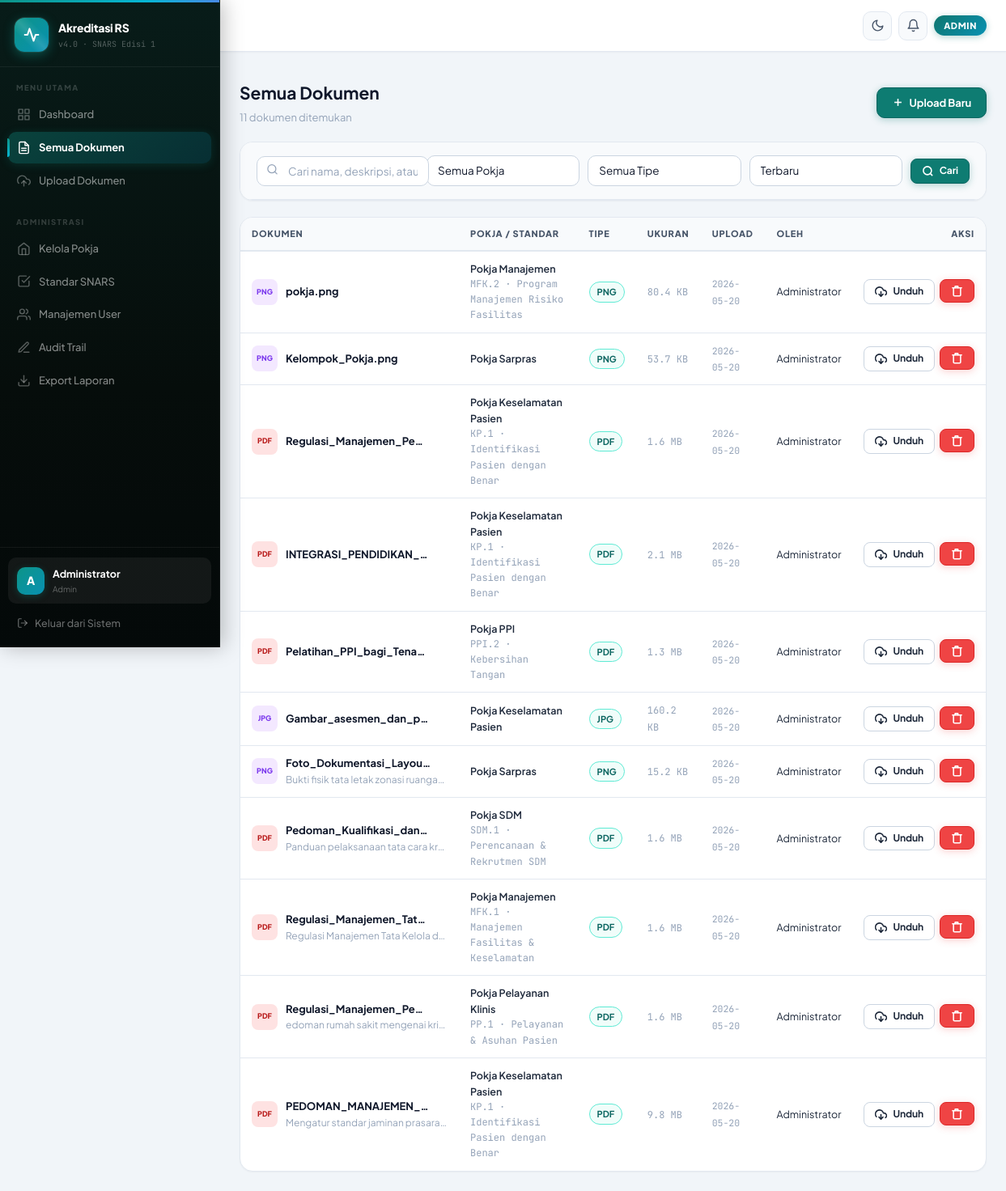
/dokumen (signed in), run on the app's committed database.
### tables this page shows
CREATE TABLE users(
            id INTEGER PRIMARY KEY AUTOINCREMENT,
            username TEXT UNIQUE NOT NULL,
            full_name TEXT NOT NULL,
            role TEXT NOT NULL,
            password_hash TEXT NOT NULL,
            active INTEGER NOT NULL DEFAULT 1,
            theme TEXT NOT NULL DEFAULT 'light',
            created_at TEXT NOT NULL);

CREATE TABLE files(
            id INTEGER PRIMARY KEY AUTOINCREMENT,
            original_name TEXT NOT NULL,
            stored_name TEXT NOT NULL,
            description TEXT DEFAULT '',
            tags TEXT DEFAULT '',
            pokja_id INTEGER NOT NULL REFERENCES pokja(id),
            standar_id INTEGER REFERENCES standar(id),
            uploaded_by INTEGER NOT NULL REFERENCES users(id),
            uploaded_at TEXT NOT NULL,
            file_size INTEGER DEFAULT 0,
            file_type TEXT DEFAULT '',
            file_hash TEXT DEFAULT '');

CREATE TABLE pokja(
            id INTEGER PRIMARY KEY AUTOINCREMENT,
            name TEXT UNIQUE NOT NULL,
            description TEXT DEFAULT '');

CREATE TABLE standar(
            id INTEGER PRIMARY KEY AUTOINCREMENT,
            kode TEXT UNIQUE NOT NULL,
            nama TEXT NOT NULL,
            pokja_id INTEGER REFERENCES pokja(id),
            target_dokumen INTEGER NOT NULL DEFAULT 1);

### app.py (the view, shortened to what this page needs)
    @app.route("/dokumen")
    @login_required
    def dokumen():
        search    = request.args.get("q", "").strip()
        sel_pokja = request.args.get("pokja_id", "all")
        sel_type  = request.args.get("file_type", "all")
        sort      = request.args.get("sort", "newest")
        page      = max(1, int(request.args.get("page", 1)))
        allowed_ids = _allowed_pokja(g.user["id"], g.user["role"], g.db)
        pokja_rows  = _pokja_user(g.db, allowed_ids, g.user["role"])
        params, where = [], []
        if sel_pokja != "all":
            where.append("f.pokja_id=?"); params.append(int(sel_pokja))
        if sel_type != "all":
            where.append("f.file_type=?"); params.append(sel_type.upper())
        if search:
            where.append("(f.original_name LIKE ? OR f.description LIKE ? OR f.tags LIKE ?)")
            like = f"%{search}%"; params.extend([like, like, like])
        wsql  = ("WHERE " + " AND ".join(where)) if where else ""
        order = {"newest": "f.uploaded_at DESC", "oldest": "f.uploaded_at ASC",
                 "name": "f.original_name ASC", "size": "f.file_size DESC"}.get(sort, "f.uploaded_at DESC")
        total_count = g.db.execute(f"SELECT COUNT(*) FROM files f {wsql}", tuple(params)).fetchone()[0]
        total_pages = max(1, math.ceil(total_count / PER_PAGE))
        page        = min(page, total_pages)
        offset      = (page - 1) * PER_PAGE
        files = g.db.execute(f"""
            SELECT f.id, f.original_name, f.description, f.tags, f.uploaded_at,
                   f.file_size, f.file_type, f.file_hash,
                   p.name AS pokja_name, p.id AS pokja_id,
                   u.full_name AS uploader_name,
                   s.kode AS standar_kode, s.nama AS standar_nama
            FROM files f
            INNER JOIN pokja p ON p.id=f.pokja_id
            INNER JOIN users u ON u.id=f.uploaded_by
            LEFT JOIN standar s ON s.id=f.standar_id
            {wsql} ORDER BY {order} LIMIT ? OFFSET ?
        """, tuple(params) + (PER_PAGE, offset)).fetchall()
        file_types = g.db.execute("SELECT DISTINCT file_type FROM files WHERE file_type!='' ORDER BY file_type").fetchall()
        return render_template("dokumen.html", files=files, pokja_rows=pokja_rows,
            file_types=file_types, search=search, selected_pokja=sel_pokja,
            selected_type=sel_type, sort=sort,
            page=page, total_pages=total_pages, total_count=total_count,
            csrf=_csrf())

### app.py (called while the page is built)
def get_db_connection():
    c = sqlite3.connect(DB_PATH)
    c.row_factory = sqlite3.Row
    c.execute("PRAGMA foreign_keys=ON")
    c.execute("PRAGMA journal_mode=WAL")
    return c

def get_current_user():
    uid = session.get("user_id")
    if not uid: return None
    db  = getattr(g, "db", None)
    if not db: return None
    row = db.execute(
        "SELECT id,username,full_name,role,active,theme FROM users WHERE id=?", (uid,)).fetchone()
    if not row or int(row["active"]) != 1:
        session.clear(); return None
    return row

def login_required(func):
    @wraps(func)
    def wrapper(*a, **kw):
        if not g.user: return redirect(url_for("login"))
        return func(*a, **kw)
    return wrapper

def _allowed_pokja(uid, role, db):
    if role == "admin":
        return [r["id"] for r in db.execute("SELECT id FROM pokja").fetchall()]
    return [r["pokja_id"] for r in
            db.execute("SELECT pokja_id FROM user_pokja WHERE user_id=?", (uid,)).fetchall()]

def _pokja_user(db, allowed_ids, role):
    if role == "admin":
        return db.execute("SELECT id,name FROM pokja ORDER BY name").fetchall()
    if not allowed_ids: return []
    ph = ",".join(["?"] * len(allowed_ids))
    return db.execute(f"SELECT id,name FROM pokja WHERE id IN ({ph}) ORDER BY name",
        tuple(allowed_ids)).fetchall()

def _csrf():    return session.get("_csrf", "")

### templates/dokumen.html (shortened to what this page needs)
{% extends 'base.html' %}
{% block content %}
<div class="section-header mb-24">
  <div>
    <h2>Semua Dokumen</h2>
    <div class="section-sub">{{ total_count }} dokumen ditemukan</div>
  </div>
  <a href="{{ url_for('upload_file') }}" class="btn btn-primary">
    <svg xmlns="http://www.w3.org/2000/svg" viewBox="0 0 24 24" fill="none" stroke="currentColor" stroke-width="2.5"><line x1="12" y1="5" x2="12" y2="19"/><line x1="5" y1="12" x2="19" y2="12"/></svg>
    Upload Baru
  </a>
</div>
<div class="card mb-20">
  <form method="GET" action="{{ url_for('dokumen') }}" id="filterForm">
    <div class="filter-bar">
      <div class="search-input-wrap">
        <div class="search-icon">
        </div>
        <input type="text" id="searchInput" name="q" value="{{ search }}"
               placeholder="Cari nama, deskripsi, atau tag..." style="padding-left:38px;">
      </div>
      <select name="pokja_id" onchange="this.form.submit()">
        <option value="all" {% if selected_pokja == 'all' %}selected{% endif %}>Semua Pokja</option>
      </select>
      <select name="file_type" onchange="this.form.submit()">
        <option value="all" {% if selected_type == 'all' %}selected{% endif %}>Semua Tipe</option>
      </select>
      <select name="sort" onchange="this.form.submit()">
        <option value="newest" {% if sort == 'newest' %}selected{% endif %}>Terbaru</option>
      </select>
      <button type="submit" class="btn btn-primary btn-sm">
        <svg xmlns="http://www.w3.org/2000/svg" viewBox="0 0 24 24" fill="none" stroke="currentColor" stroke-width="2.5"><circle cx="11" cy="11" r="8"/><line x1="21" y1="21" x2="16.65" y2="16.65"/></svg>
        Cari
      </button>
    </div>
  </form>
</div>
<div class="card">
  {% if files %}
  <div class="table-wrap">
    <table class="data-table">
      <thead>
        <tr>
          <th>Dokumen</th>
          <th>Pokja / Standar</th>
          <th>Tipe</th>
          <th>Ukuran</th>
          <th>Upload</th>
          <th>Oleh</th>
          <th style="text-align:right;">Aksi</th>
        </tr>
      </thead>
      <tbody>
        {% for f in files %}
        <tr>
          <td data-label="Dokumen">
            <div style="display:flex;align-items:center;gap:10px;">
              <div class="file-icon fi-{{ f['file_type']|lower }}">{{ f['file_type'] }}</div>
              <div style="min-width:0;">
                <div class="td-main td-clamp" title="{{ f['original_name'] }}">{{ f['original_name'] }}</div>
                {% if f['description'] %}
                <div class="td-muted td-clamp" style="max-width:200px;" title="{{ f['description'] }}">{{ f['description'] }}</div>
                {% endif %}
              </div>
            </div>
          </td>
          <td data-label="Pokja">
            <div style="font-weight:600;font-size:12.5px;">{{ f['pokja_name'] }}</div>
            {% if f['standar_kode'] %}
            <div class="td-muted" style="font-family:'JetBrains Mono',monospace;">
              {{ f['standar_kode'] }} · {{ f['standar_nama']|truncate(30) }}
            </div>
            {% endif %}
          </td>
          <td data-label="Tipe">
            <span class="badge badge-teal">{{ f['file_type'] }}</span>
          </td>
          <td data-label="Ukuran">
            <span class="td-muted font-mono" style="font-size:12px;">
              {% if f['file_size'] %}
                {% if f['file_size'] > 1048576 %}{{ "%.1f"|format(f['file_size']/1048576) }} MB
                {% else %}{{ "%.1f"|format(f['file_size']/1024) }} KB{% endif %}
              {% else %}—{% endif %}
            </span>
          </td>
          <td data-label="Upload">
            <span class="td-muted font-mono" style="font-size:11.5px;">
              {{ f['uploaded_at'][:10] if f['uploaded_at'] else '—' }}
            </span>
          </td>
          <td data-label="Oleh">
            <span style="font-size:12.5px;">{{ f['uploader_name'] }}</span>
          </td>
          <td data-label="Aksi" style="text-align:right;">
            <div style="display:flex;gap:6px;justify-content:flex-end;flex-wrap:nowrap;">
              <a href="{{ url_for('download_file', fid=f['id']) }}"
                 class="btn btn-secondary btn-sm" title="Download">
                <svg xmlns="http://www.w3.org/2000/svg" viewBox="0 0 24 24" fill="none" stroke="currentColor" stroke-width="2.5" stroke-linecap="round" stroke-linejoin="round"><polyline points="8 17 12 21 16 17"/><line x1="12" y1="12" x2="12" y2="21"/><path d="M20.88 18.09A5 5 0 0 0 18 9h-1.26A8 8 0 1 0 3 16.29"/></svg>
                <span class="hide-xs">Unduh</span>
              </a>
              {% if g.user['role'] == 'admin' %}
             <form method="POST" action="{{ url_for('delete_file', fid=f['id']) }}" style="display:inline;"
      onsubmit="return confirm('Apakah Anda yakin ingin menghapus file ini?')">
    <button type="submit" class="btn btn-danger btn-sm" title="Hapus">
        <svg xmlns="http://w3.org" viewBox="0 0 24 24" fill="none" stroke="currentColor" stroke-width="2.5" stroke-linecap="round" stroke-linejoin="round">
            <polyline points="3 6 5 6 21 6"/>
            <path d="M19 6v14a2 2 0 0 1-2 2H7a2 2 0 0 1-2-2V6m3 0V4a1 1 0 0 1 1-1h4a1 1 0 0 1 1 1v2"/>
        </svg>
    </button>
</form>
              {% endif %}
            </div>
          </td>
        </tr>
        {% endfor %}
      </tbody>
    </table>
  </div>
  {% endif %}
</div>
{% endblock %}

### templates/base.html (shortened to what this page needs)
<!DOCTYPE html>
<html lang="id" data-theme="light">
<head>
  <link rel="stylesheet" href="{{ url_for('static', filename='css/app.css') }}">
</head>
<body>
<div class="layout">
  <aside class="sidebar" id="sidebar">
    <div class="sidebar-brand">
      <div class="brand-logo">
        <svg xmlns="http://www.w3.org/2000/svg" viewBox="0 0 24 24" fill="none" stroke="currentColor" stroke-width="2.5" stroke-linecap="round" stroke-linejoin="round"><path d="M22 12h-4l-3 9L9 3l-3 9H2"/></svg>
      </div>
      <div>
        <div class="brand-name">Akreditasi RS</div>
        <div class="brand-ver">v4.0 · SNARS Edisi 1</div>
      </div>
    </div>
    <div class="sidebar-section">
      <div class="sidebar-label">Menu Utama</div>
      <a href="{{ url_for('dashboard') }}" class="nav-item {% if request.endpoint == 'dashboard' %}active{% endif %}">
        Dashboard
      </a>
      <a href="{{ url_for('dokumen') }}" class="nav-item {% if request.endpoint == 'dokumen' %}active{% endif %}">
        Semua Dokumen
      </a>
      <a href="{{ url_for('upload_file') }}" class="nav-item {% if request.endpoint == 'upload_file' %}active{% endif %}">
        <svg xmlns="http://www.w3.org/2000/svg" viewBox="0 0 24 24" fill="none" stroke="currentColor" stroke-width="2" stroke-linecap="round" stroke-linejoin="round"><polyline points="16 16 12 12 8 16"/><line x1="12" y1="12" x2="12" y2="21"/><path d="M20.39 18.39A5 5 0 0 0 18 9h-1.26A8 8 0 1 0 3 16.3"/></svg>
        Upload Dokumen
      </a>
    </div>
    {% if g.user['role'] == 'admin' %}
    <div class="sidebar-section">
      <div class="sidebar-label">Administrasi</div>
      <a href="{{ url_for('manage_pokja') }}" class="nav-item {% if request.endpoint == 'manage_pokja' %}active{% endif %}">
        <svg xmlns="http://www.w3.org/2000/svg" viewBox="0 0 24 24" fill="none" stroke="currentColor" stroke-width="2" stroke-linecap="round" stroke-linejoin="round"><path d="M3 9l9-7 9 7v11a2 2 0 0 1-2 2H5a2 2 0 0 1-2-2z"/><polyline points="9 22 9 12 15 12 15 22"/></svg>
        Kelola Pokja
      </a>
      <a href="{{ url_for('manage_standar') }}" class="nav-item {% if request.endpoint == 'manage_standar' %}active{% endif %}">
        <svg xmlns="http://www.w3.org/2000/svg" viewBox="0 0 24 24" fill="none" stroke="currentColor" stroke-width="2" stroke-linecap="round" stroke-linejoin="round"><polyline points="9 11 12 14 22 4"/><path d="M21 12v7a2 2 0 0 1-2 2H5a2 2 0 0 1-2-2V5a2 2 0 0 1 2-2h11"/></svg>
        Standar SNARS
      </a>
      <a href="{{ url_for('manage_users') }}" class="nav-item {% if request.endpoint == 'manage_users' %}active{% endif %}">
        Manajemen User
      </a>
      <a href="{{ url_for('audit_trail') }}" class="nav-item {% if request.endpoint == 'audit_trail' %}active{% endif %}">
        <svg xmlns="http://www.w3.org/2000/svg" viewBox="0 0 24 24" fill="none" stroke="currentColor" stroke-width="2" stroke-linecap="round" stroke-linejoin="round"><path d="M12 20h9"/><path d="M16.5 3.5a2.121 2.121 0 0 1 3 3L7 19l-4 1 1-4L16.5 3.5z"/></svg>
        Audit Trail
      </a>
      <a href="{{ url_for('export_csv') }}" class="nav-item">
        <svg xmlns="http://www.w3.org/2000/svg" viewBox="0 0 24 24" fill="none" stroke="currentColor" stroke-width="2" stroke-linecap="round" stroke-linejoin="round"><path d="M21 15v4a2 2 0 0 1-2 2H5a2 2 0 0 1-2-2v-4"/><polyline points="7 10 12 15 17 10"/><line x1="12" y1="15" x2="12" y2="3"/></svg>
        Export Laporan
      </a>
    </div>
    {% endif %}
    <div class="sidebar-footer">
      <a href="{{ url_for('profile') }}" class="user-card">
        <div class="user-avatar">{{ g.user['full_name'][0]|upper }}</div>
        <div>
          <div class="user-info-name">{{ g.user['full_name'] }}</div>
          <div class="user-info-role">{{ g.user['role']|replace('_',' ')|title }}</div>
        </div>
      </a>
      <a href="{{ url_for('logout') }}" class="btn-logout">
        <svg xmlns="http://www.w3.org/2000/svg" viewBox="0 0 24 24" fill="none" stroke="currentColor" stroke-width="2" stroke-linecap="round" stroke-linejoin="round"><path d="M9 21H5a2 2 0 0 1-2-2V5a2 2 0 0 1 2-2h4"/><polyline points="16 17 21 12 16 7"/><line x1="21" y1="12" x2="9" y2="12"/></svg>
        Keluar dari Sistem
      </a>
    </div>
  </aside>
  <div class="main">
    <header class="topbar">
      <div class="topbar-right">
        <button class="icon-btn" id="themeBtn" title="Ganti tema">
          <svg id="iconMoon" xmlns="http://www.w3.org/2000/svg" viewBox="0 0 24 24" fill="none" stroke="currentColor" stroke-width="2" stroke-linecap="round" stroke-linejoin="round"><path d="M21 12.79A9 9 0 1 1 11.21 3 7 7 0 0 0 21 12.79z"/></svg>
        </button>
        <div style="position:relative;">
          <button class="icon-btn" id="notifBtn" title="Notifikasi">
            <svg xmlns="http://www.w3.org/2000/svg" viewBox="0 0 24 24" fill="none" stroke="currentColor" stroke-width="2" stroke-linecap="round" stroke-linejoin="round"><path d="M18 8A6 6 0 0 0 6 8c0 7-3 9-3 9h18s-3-2-3-9"/><path d="M13.73 21a2 2 0 0 1-3.46 0"/></svg>
          </button>
        </div>
        <span class="role-pill role-{{ g.user['role'] }}">{{ g.user['role']|replace('_',' ')|title }}</span>
      </div>
    </header>
    <main class="content">{% block content %}{% endblock %}</main>
  </div>
</div>
</body>
</html>

### data on the page
users: full_name "A", user.full_name "Administrator", user.role "Admin", user.role "ADMIN"
files: file_type "PNG", original_name "pokja.png", pokja_name "Pokja Manajemen", standar_kode "MFK.2", standar_nama "Program Manajemen Risiko Fasilitas", f['file_size']/1024 "80.4", uploaded_at "2026-05-20", uploader_name "Administrator"
files: file_type "PNG", original_name "Kelompok_Pokja.png", pokja_name "Pokja Sarpras", f['file_size']/1024 "53.7", uploaded_at "2026-05-20", uploader_name "Administrator"
files: file_type "PDF", original_name "Regulasi_Manajemen_Pe…", pokja_name "Pokja Keselamatan Pasien", standar_kode "KP.1", standar_nama "Identifikasi Pasien dengan Benar", f['file_size']/1048576 "1.6", uploaded_at "2026-05-20", uploader_name "Administrator"
files: file_type "PDF", original_name "INTEGRASI_PENDIDIKAN_…", pokja_name "Pokja Keselamatan Pasien", standar_kode "KP.1", standar_nama "Identifikasi Pasien dengan Benar", f['file_size']/1048576 "2.1", uploaded_at "2026-05-20", uploader_name "Administrator"
files: file_type "PDF", original_name "Pelatihan_PPI_bagi_Tena…", pokja_name "Pokja PPI", standar_kode "PPI.2", standar_nama "Kebersihan Tangan", f['file_size']/1048576 "1.3", uploaded_at "2026-05-20", uploader_name "Administrator"
files: file_type "JPG", original_name "Gambar_asesmen_dan_p…", pokja_name "Pokja Keselamatan Pasien", f['file_size']/1024 "160.2", uploaded_at "2026-05-20", uploader_name "Administrator"
files: file_type "PNG", original_name "Foto_Dokumentasi_Layou…", description "Bukti fisik tata letak zonasi ruanga…", pokja_name "Pokja Sarpras", f['file_size']/1024 "15.2", uploaded_at "2026-05-20", uploader_name "Administrator"
files: file_type "PDF", original_name "Pedoman_Kualifikasi_dan…", description "Panduan pelaksanaan tata cara kr…", pokja_name "Pokja SDM", standar_kode "SDM.1", standar_nama "Perencanaan & Rekrutmen SDM", f['file_size']/1048576 "1.6", uploaded_at "2026-05-20", uploader_name "Administrator"
files: file_type "PDF", original_name "Regulasi_Manajemen_Tat…", description "Regulasi Manajemen Tata Kelola d…", pokja_name "Pokja Manajemen", standar_kode "MFK.1", standar_nama "Manajemen Fasilitas & Keselamatan", f['file_size']/1048576 "1.6", uploaded_at "2026-05-20", uploader_name "Administrator"
files: file_type "PDF", original_name "Regulasi_Manajemen_Pe…", description "edoman rumah sakit mengenai kri…", pokja_name "Pokja Pelayanan Klinis", standar_kode "PP.1", standar_nama "Pelayanan & Asuhan Pasien", f['file_size']/1048576 "1.6", uploaded_at "2026-05-20", uploader_name "Administrator"
files: file_type "PDF", original_name "PEDOMAN_MANAJEMEN_…", description "Mengatur standar jaminan prasara…", pokja_name "Pokja Keselamatan Pasien", standar_kode "KP.1", standar_nama "Identifikasi Pasien dengan Benar", f['file_size']/1048576 "9.8", uploaded_at "2026-05-20", uploader_name "Administrator"

### other printed values
{{ total_count }} "11"
